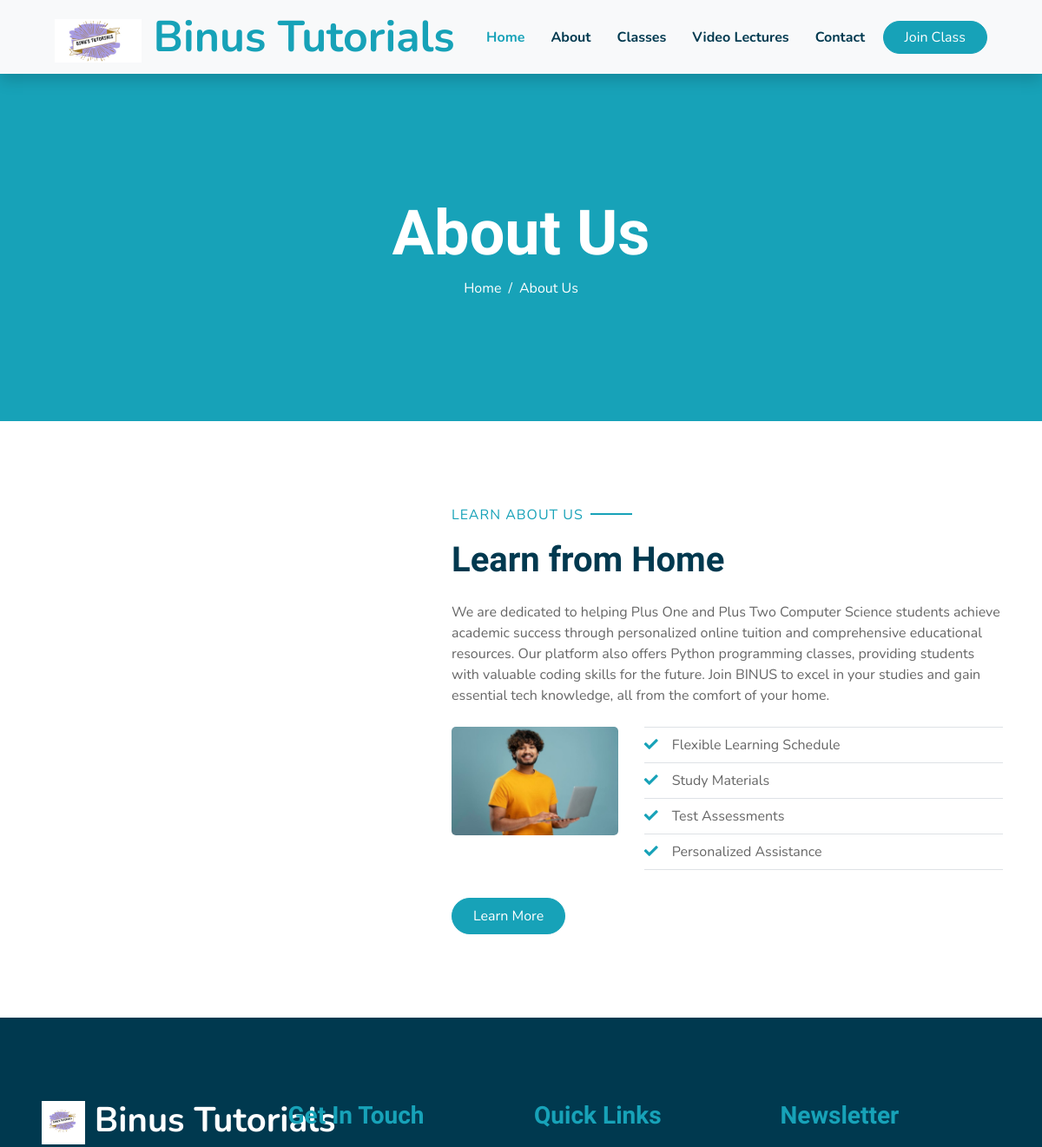
Page /about/ (upper part) on the earlier database version.
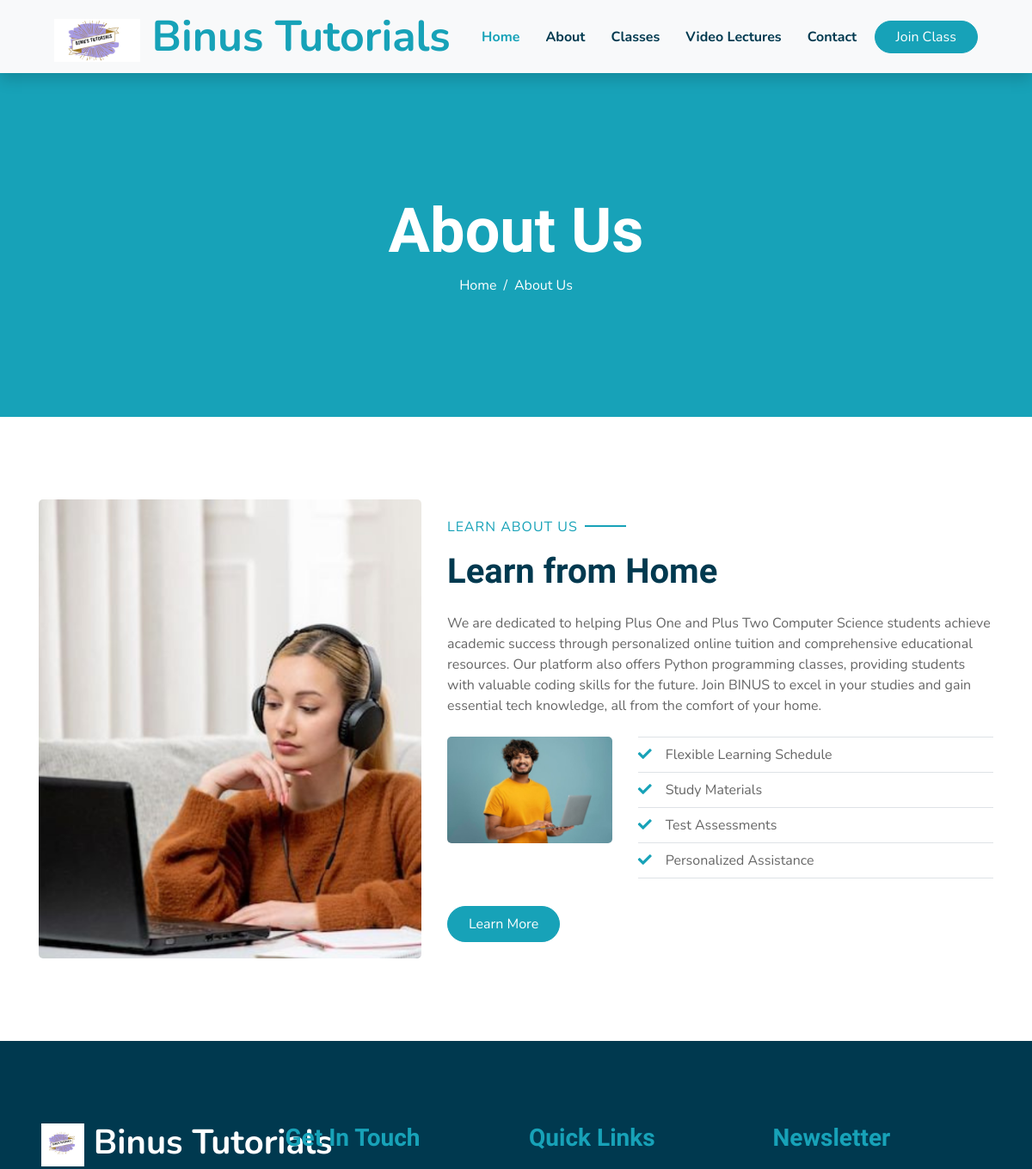
Same page on the later database version.
### home/models.py (models this page shows, shortened)
class Pictures(models.Model):
        title = models.CharField(max_length=100)
        image = models.ImageField(upload_to='images/')

### home/views.py (the view)
# urls.py: path('about/', views.about,name='about'),
def about(request):
    img = Pictures.objects.first()
    return render(request,'about.html',{'img': img })

### templates/about.html
{% extends 'layouts/blank_layout.html' %}
{% load static %}
{% block navbar %}
{% include 'layouts/navbar.html'%}
{% endblock %}
{% block hero_content %}
<div class="container-fluid bg-primary mb-5">
    <div class="d-flex flex-column align-items-center justify-content-center" style="min-height: 400px">
        <h3 class="display-3 font-weight-bold text-white">{% block title %}About Us{% endblock %}</h3>
        <div class="d-inline-flex text-white">
            <p class="m-0"><a class="text-white" href="">{% block sub_title %}Home{% endblock %}</a></p>
            <p class="m-0 px-2">/</p>
            <p class="m-0">{% block head %}About Us{% endblock %}</p>
        </div>
    </div>
</div>
{% endblock %}
{% block best_school %}
{% include 'layouts/best_school.html'%}
{% endblock %}
{% block footer %}
{% include 'layouts/footer.html'%}
{% endblock %}

### templates/layouts/best_school.html
{% load static %}
<div class="container-fluid py-5">
    <div class="container">
      <div class="row align-items-center">
        <div class="col-lg-5">
          <img
            class="img-fluid rounded mb-5 mb-lg-0"
            src="{{img.image.url}}"
            alt=""
          />
        </div>
        <div class="col-lg-7">
          <p class="section-title pr-5">
            <span class="pr-2">Learn About Us</span>
          </p>
          <h1 class="mb-4">Learn from Home</h1>
          <p>
            We are dedicated to helping Plus One and Plus Two Computer Science  students achieve academic success through personalized online tuition and comprehensive educational resources.
            Our platform also offers Python programming classes, providing students with valuable coding skills for the future.
            Join BINUS to excel in your studies and gain essential tech knowledge, all from the comfort of your home.
          </p>
          <div class="row pt-2 pb-4">
            <div class="col-6 col-md-4">
              <img class="img-fluid rounded" src="{% static 'img/mini_img.png' %}" alt="" />
            </div>
            <div class="col-6 col-md-8">
              <ul class="list-inline m-0">
                <li class="py-2 border-top border-bottom">
                  <i class="fa fa-check text-primary mr-3"></i>Flexible Learning Schedule
                </li>
                <li class="py-2 border-bottom">
                  <i class="fa fa-check text-primary mr-3"></i>Study Materials
                </li>
                <li class="py-2 border-bottom">
                  <i class="fa fa-check text-primary mr-3"></i>Test Assessments
                </li>
                <li class="py-2 border-bottom">
                    <i class="fa fa-check text-primary mr-3"></i>Personalized Assistance
                  </li>
              </ul>
            </div>
          </div>
          <a href="{% url 'class' %}" class="btn btn-primary mt-2 py-2 px-4">Learn More</a>
        </div>
      </div>
    </div>
  </div>

Differences in the rows shown:
added Pictures: image (picture)
